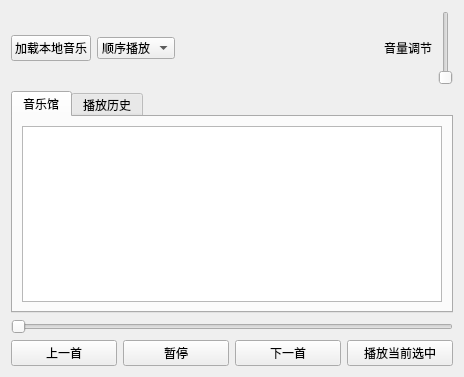
<?xml version="1.0" encoding="UTF-8"?>
<ui version="4.0">
 <class>IMusicPlayer</class>
 <widget class="QWidget" name="IMusicPlayer">
  <property name="geometry">
   <rect>
    <x>0</x>
    <y>0</y>
    <width>464</width>
    <height>377</height>
   </rect>
  </property>
  <property name="windowTitle">
   <string>IMusicPlayer</string>
  </property>
  <layout class="QGridLayout" name="gridLayout">
   <item row="0" column="0">
    <layout class="QVBoxLayout" name="verticalLayout_3" stretch="1,3,1">
     <item>
      <layout class="QHBoxLayout" name="horizontalLayout_4">
       <item>
        <layout class="QHBoxLayout" name="horizontalLayout">
         <item>
          <widget class="QPushButton" name="btn_load">
           <property name="text">
            <string>加载本地音乐</string>
           </property>
          </widget>
         </item>
         <item>
          <widget class="QComboBox" name="combox_play_model">
           <item>
            <property name="text">
             <string>顺序播放</string>
            </property>
           </item>
           <item>
            <property name="text">
             <string>随机播放</string>
            </property>
           </item>
           <item>
            <property name="text">
             <string>单曲循环</string>
            </property>
           </item>
          </widget>
         </item>
        </layout>
       </item>
       <item>
        <spacer name="horizontalSpacer">
         <property name="orientation">
          <enum>Qt::Horizontal</enum>
         </property>
         <property name="sizeHint" stdset="0">
          <size>
           <width>40</width>
           <height>20</height>
          </size>
         </property>
        </spacer>
       </item>
       <item>
        <layout class="QHBoxLayout" name="horizontalLayout_3" stretch="0,0">
         <item>
          <widget class="QLabel" name="label">
           <property name="text">
            <string>音量调节</string>
           </property>
          </widget>
         </item>
         <item>
          <widget class="QSlider" name="volume_change">
           <property name="orientation">
            <enum>Qt::Vertical</enum>
           </property>
          </widget>
         </item>
        </layout>
       </item>
      </layout>
     </item>
     <item>
      <widget class="QTabWidget" name="tabWidget">
       <property name="currentIndex">
        <number>0</number>
       </property>
       <widget class="QWidget" name="tab_now">
        <attribute name="title">
         <string>音乐馆</string>
        </attribute>
        <layout class="QVBoxLayout" name="verticalLayout_2">
         <item>
          <widget class="QListWidget" name="listWidget"/>
         </item>
        </layout>
       </widget>
       <widget class="QWidget" name="tab_history">
        <attribute name="title">
         <string>播放历史</string>
        </attribute>
       </widget>
      </widget>
     </item>
     <item>
      <layout class="QVBoxLayout" name="verticalLayout">
       <item>
        <widget class="QSlider" name="position_change">
         <property name="orientation">
          <enum>Qt::Horizontal</enum>
         </property>
        </widget>
       </item>
       <item>
        <layout class="QHBoxLayout" name="horizontalLayout_2">
         <item>
          <widget class="QPushButton" name="btn_prev">
           <property name="text">
            <string>上一首</string>
           </property>
          </widget>
         </item>
         <item>
          <widget class="QPushButton" name="btn_pause">
           <property name="text">
            <string>暂停</string>
           </property>
          </widget>
         </item>
         <item>
          <widget class="QPushButton" name="btn_next">
           <property name="text">
            <string>下一首</string>
           </property>
          </widget>
         </item>
         <item>
          <widget class="QPushButton" name="btn_player">
           <property name="text">
            <string>播放当前选中</string>
           </property>
          </widget>
         </item>
        </layout>
       </item>
      </layout>
     </item>
    </layout>
   </item>
  </layout>
 </widget>
 <resources/>
 <connections/>
</ui>
